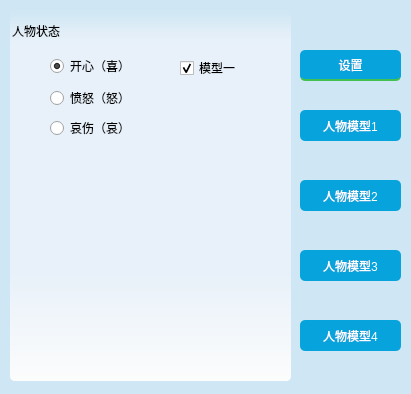
<?xml version="1.0" encoding="UTF-8"?>
<ui version="4.0">
 <class>Setting</class>
 <widget class="QWidget" name="Setting">
  <property name="geometry">
   <rect>
    <x>0</x>
    <y>0</y>
    <width>411</width>
    <height>394</height>
   </rect>
  </property>
  <property name="windowTitle">
   <string>Form</string>
  </property>
  <property name="styleSheet">
   <string notr="true">QWidget#Setting{
	background-color: rgb(207, 231, 244);
	border-bottom-right-radius: 5px;
	border-bottom-left-radius: 5px;
}</string>
  </property>
  <widget class="QPushButton" name="close_button">
   <property name="geometry">
    <rect>
     <x>370</x>
     <y>0</y>
     <width>34</width>
     <height>40</height>
    </rect>
   </property>
   <property name="styleSheet">
    <string notr="true">QPushButton {
	border: none; /* no border for a flat push button */
	image: url(:/src/menu/shut.png); /* 最小化 */
	min-width: 34px;
	max-width: 34px;
	min-height: 40px;
	max-height: 40px;
}
QPushButton::hover {
	background-color: #f57575; 
}</string>
   </property>
   <property name="text">
    <string/>
   </property>
  </widget>
  <widget class="QPushButton" name="AppSettingButton">
   <property name="geometry">
    <rect>
     <x>300</x>
     <y>50</y>
     <width>101</width>
     <height>31</height>
    </rect>
   </property>
   <property name="styleSheet">
    <string notr="true">QPushButton#AppSettingButton{
	
	color: rgb(255, 255, 255);
	border-style: solid;
	border-radius: 5px;	
	background-color: rgb(6, 163, 220);
}

QPushButton#AppSettingButton:hover{
	background-color: rgb(16, 196, 245);
}

QPushButton#AppSettingButton:pressed {
	background-color: rgb(3, 130, 176);
}

QPushButton#AppSettingButton::checked{
	color: #ffffff;
	border-bottom:2px solid #43c052;
}</string>
   </property>
   <property name="text">
    <string>设置</string>
   </property>
   <property name="checkable">
    <bool>true</bool>
   </property>
   <property name="checked">
    <bool>true</bool>
   </property>
  </widget>
  <widget class="QStackedWidget" name="stackedWidget">
   <property name="geometry">
    <rect>
     <x>10</x>
     <y>10</y>
     <width>281</width>
     <height>371</height>
    </rect>
   </property>
   <property name="styleSheet">
    <string notr="true">QStackedWidget{	
	background-color: qlineargradient(spread:pad, x1:0, y1:0, x2:0, y2:1, stop:0 rgba(232, 241, 249, 0), stop:0.1 rgba(232, 241, 249, 1), stop:0.2 rgba(232, 241, 249, 255), stop:0.7 rgba(232, 241, 249, 255),stop:1 rgba(252, 252, 252, 255));
	border-radius:5px;
}</string>
   </property>
   <property name="currentIndex">
    <number>1</number>
   </property>
   <widget class="QWidget" name="page">
    <widget class="QGroupBox" name="groupBox_4">
     <property name="geometry">
      <rect>
       <x>0</x>
       <y>20</y>
       <width>281</width>
       <height>341</height>
      </rect>
     </property>
     <property name="styleSheet">
      <string notr="true">QGroupBox{	
	background-color: qlineargradient(spread:pad, x1:0, y1:0, x2:0, y2:1, stop:0 rgba(232, 241, 249, 0), stop:0.1 rgba(232, 241, 249, 1), stop:0.2 rgba(232, 241, 249, 255), stop:0.7 rgba(232, 241, 249, 255),stop:1 rgba(252, 252, 252, 255));
	border-radius:5px;
}</string>
     </property>
     <property name="title">
      <string>程序设置</string>
     </property>
     <widget class="QCheckBox" name="autorun_checkBox">
      <property name="geometry">
       <rect>
        <x>40</x>
        <y>40</y>
        <width>71</width>
        <height>16</height>
       </rect>
      </property>
      <property name="text">
       <string>开机自启</string>
      </property>
      <property name="checked">
       <bool>true</bool>
      </property>
     </widget>
     <widget class="QCheckBox" name="action_checkBox">
      <property name="geometry">
       <rect>
        <x>40</x>
        <y>80</y>
        <width>71</width>
        <height>16</height>
       </rect>
      </property>
      <property name="text">
       <string>人物动作</string>
      </property>
      <property name="checked">
       <bool>true</bool>
      </property>
     </widget>
     <widget class="QGroupBox" name="groupBox_2">
      <property name="geometry">
       <rect>
        <x>10</x>
        <y>190</y>
        <width>281</width>
        <height>101</height>
       </rect>
      </property>
      <property name="styleSheet">
       <string notr="true">QGroupBox{	
	background-color: qlineargradient(spread:pad, x1:0, y1:0, x2:0, y2:1, stop:0 rgba(232, 241, 249, 0), stop:0.1 rgba(232, 241, 249, 1), stop:0.2 rgba(232, 241, 249, 255), stop:0.7 rgba(232, 241, 249, 255),stop:1 rgba(252, 252, 252, 255));
	border-radius:5px;
}</string>
      </property>
      <property name="title">
       <string>自定义桌面壁纸</string>
      </property>
      <widget class="QPushButton" name="select_pushButton">
       <property name="geometry">
        <rect>
         <x>10</x>
         <y>40</y>
         <width>101</width>
         <height>31</height>
        </rect>
       </property>
       <property name="styleSheet">
        <string notr="true">QPushButton#select_pushButton{
	
	color: rgb(255, 255, 255);
	border-style: solid;
	border-radius: 5px;	
	background-color: rgb(6, 163, 220);
}

QPushButton#select_pushButton:hover{
	background-color: rgb(16, 196, 245);
}

QPushButton#select_pushButton:pressed {
	background-color: rgb(3, 130, 176);
}
</string>
       </property>
       <property name="text">
        <string>选择壁纸</string>
       </property>
       <property name="checkable">
        <bool>true</bool>
       </property>
       <property name="checked">
        <bool>false</bool>
       </property>
      </widget>
      <widget class="QPushButton" name="apply_pushButton">
       <property name="geometry">
        <rect>
         <x>130</x>
         <y>40</y>
         <width>101</width>
         <height>31</height>
        </rect>
       </property>
       <property name="styleSheet">
        <string notr="true">QPushButton#apply_pushButton{
	
	color: rgb(255, 255, 255);
	border-style: solid;
	border-radius: 5px;	
	background-color: rgb(6, 163, 220);
}

QPushButton#apply_pushButton:hover{
	background-color: rgb(16, 196, 245);
}

QPushButton#apply_pushButton:pressed {
	background-color: rgb(3, 130, 176);
}</string>
       </property>
       <property name="text">
        <string>数字时钟</string>
       </property>
       <property name="checkable">
        <bool>true</bool>
       </property>
       <property name="checked">
        <bool>false</bool>
       </property>
      </widget>
     </widget>
    </widget>
   </widget>
   <widget class="QWidget" name="page_2">
    <widget class="QGroupBox" name="groupBox">
     <property name="geometry">
      <rect>
       <x>0</x>
       <y>10</y>
       <width>281</width>
       <height>361</height>
      </rect>
     </property>
     <property name="styleSheet">
      <string notr="true">QGroupBox{	
	background-color: qlineargradient(spread:pad, x1:0, y1:0, x2:0, y2:1, stop:0 rgba(232, 241, 249, 0), stop:0.1 rgba(232, 241, 249, 1), stop:0.2 rgba(232, 241, 249, 255), stop:0.7 rgba(232, 241, 249, 255),stop:1 rgba(252, 252, 252, 255));
	border-radius:5px;
}</string>
     </property>
     <property name="title">
      <string>人物状态</string>
     </property>
     <widget class="QRadioButton" name="happy_radioButton">
      <property name="geometry">
       <rect>
        <x>40</x>
        <y>30</y>
        <width>81</width>
        <height>32</height>
       </rect>
      </property>
      <property name="styleSheet">
       <string notr="true"/>
      </property>
      <property name="text">
       <string>开心（喜）</string>
      </property>
      <property name="checked">
       <bool>true</bool>
      </property>
      <property name="autoRepeat">
       <bool>true</bool>
      </property>
     </widget>
     <widget class="QRadioButton" name="anger_radioButton">
      <property name="geometry">
       <rect>
        <x>40</x>
        <y>70</y>
        <width>89</width>
        <height>16</height>
       </rect>
      </property>
      <property name="text">
       <string>愤怒（怒）</string>
      </property>
     </widget>
     <widget class="QRadioButton" name="grief_radioButton">
      <property name="geometry">
       <rect>
        <x>40</x>
        <y>100</y>
        <width>89</width>
        <height>16</height>
       </rect>
      </property>
      <property name="text">
       <string>哀伤（哀）</string>
      </property>
     </widget>
     <widget class="QLabel" name="girl1_label">
      <property name="geometry">
       <rect>
        <x>10</x>
        <y>110</y>
        <width>275</width>
        <height>350</height>
       </rect>
      </property>
      <property name="text">
       <string/>
      </property>
      <property name="pixmap">
       <pixmap resource="src.qrc">:/src/action1/1.png</pixmap>
      </property>
      <property name="scaledContents">
       <bool>true</bool>
      </property>
      <property name="wordWrap">
       <bool>false</bool>
      </property>
      <property name="openExternalLinks">
       <bool>false</bool>
      </property>
     </widget>
     <widget class="QCheckBox" name="mode1_checkBox">
      <property name="geometry">
       <rect>
        <x>170</x>
        <y>40</y>
        <width>71</width>
        <height>16</height>
       </rect>
      </property>
      <property name="text">
       <string>模型一</string>
      </property>
      <property name="checked">
       <bool>true</bool>
      </property>
     </widget>
    </widget>
   </widget>
   <widget class="QWidget" name="page_5">
    <widget class="QGroupBox" name="groupBox_3">
     <property name="geometry">
      <rect>
       <x>0</x>
       <y>10</y>
       <width>281</width>
       <height>341</height>
      </rect>
     </property>
     <property name="styleSheet">
      <string notr="true">QGroupBox{	
	background-color: qlineargradient(spread:pad, x1:0, y1:0, x2:0, y2:1, stop:0 rgba(232, 241, 249, 0), stop:0.1 rgba(232, 241, 249, 1), stop:0.2 rgba(232, 241, 249, 255), stop:0.7 rgba(232, 241, 249, 255),stop:1 rgba(252, 252, 252, 255));
	border-radius:5px;
}</string>
     </property>
     <property name="title">
      <string>人物状态</string>
     </property>
     <widget class="QRadioButton" name="happy2_radioButton">
      <property name="geometry">
       <rect>
        <x>40</x>
        <y>30</y>
        <width>81</width>
        <height>32</height>
       </rect>
      </property>
      <property name="styleSheet">
       <string notr="true"/>
      </property>
      <property name="text">
       <string>开心（喜）</string>
      </property>
      <property name="checkable">
       <bool>true</bool>
      </property>
      <property name="checked">
       <bool>true</bool>
      </property>
     </widget>
     <widget class="QRadioButton" name="anger2_radioButton">
      <property name="geometry">
       <rect>
        <x>40</x>
        <y>70</y>
        <width>89</width>
        <height>16</height>
       </rect>
      </property>
      <property name="text">
       <string>哀怨（伤）</string>
      </property>
     </widget>
     <widget class="QRadioButton" name="grief2_radioButton">
      <property name="geometry">
       <rect>
        <x>40</x>
        <y>100</y>
        <width>89</width>
        <height>16</height>
       </rect>
      </property>
      <property name="text">
       <string>调皮（皮）</string>
      </property>
     </widget>
     <widget class="QRadioButton" name="shy_radioButton">
      <property name="geometry">
       <rect>
        <x>40</x>
        <y>130</y>
        <width>89</width>
        <height>16</height>
       </rect>
      </property>
      <property name="text">
       <string>害羞（羞）</string>
      </property>
     </widget>
     <widget class="QLabel" name="girl2_label">
      <property name="geometry">
       <rect>
        <x>50</x>
        <y>150</y>
        <width>180</width>
        <height>180</height>
       </rect>
      </property>
      <property name="text">
       <string/>
      </property>
      <property name="pixmap">
       <pixmap resource="src.qrc">:/src/default/action1/1.png</pixmap>
      </property>
      <property name="scaledContents">
       <bool>true</bool>
      </property>
     </widget>
     <widget class="QCheckBox" name="mode2_checkBox">
      <property name="geometry">
       <rect>
        <x>180</x>
        <y>40</y>
        <width>71</width>
        <height>16</height>
       </rect>
      </property>
      <property name="text">
       <string>模型二</string>
      </property>
     </widget>
    </widget>
   </widget>
   <widget class="QWidget" name="page_3">
    <widget class="QLabel" name="boy_label">
     <property name="geometry">
      <rect>
       <x>50</x>
       <y>0</y>
       <width>201</width>
       <height>371</height>
      </rect>
     </property>
     <property name="text">
      <string/>
     </property>
     <property name="pixmap">
      <pixmap resource="src.qrc">:/src/boy1/1.png</pixmap>
     </property>
     <property name="scaledContents">
      <bool>false</bool>
     </property>
    </widget>
    <widget class="QCheckBox" name="mode3_checkBox">
     <property name="geometry">
      <rect>
       <x>200</x>
       <y>30</y>
       <width>71</width>
       <height>16</height>
      </rect>
     </property>
     <property name="text">
      <string>模型三</string>
     </property>
    </widget>
   </widget>
   <widget class="QWidget" name="page_4">
    <widget class="QLabel" name="girl3_lable">
     <property name="geometry">
      <rect>
       <x>-20</x>
       <y>0</y>
       <width>321</width>
       <height>381</height>
      </rect>
     </property>
     <property name="text">
      <string/>
     </property>
     <property name="pixmap">
      <pixmap resource="src.qrc">:/src/girl1/1.png</pixmap>
     </property>
    </widget>
    <widget class="QCheckBox" name="mode4_checkBox">
     <property name="geometry">
      <rect>
       <x>10</x>
       <y>20</y>
       <width>71</width>
       <height>16</height>
      </rect>
     </property>
     <property name="text">
      <string>模型四</string>
     </property>
    </widget>
   </widget>
  </widget>
  <widget class="QPushButton" name="TopPeopleButton">
   <property name="geometry">
    <rect>
     <x>300</x>
     <y>110</y>
     <width>101</width>
     <height>31</height>
    </rect>
   </property>
   <property name="styleSheet">
    <string notr="true">QPushButton#TopPeopleButton{
	
	color: rgb(255, 255, 255);
	border-style: solid;
	border-radius: 5px;	
	background-color: rgb(6, 163, 220);
}

QPushButton#TopPeopleButton:hover{
	background-color: rgb(16, 196, 245);
}

QPushButton#TopPeopleButton:pressed {
	background-color: rgb(3, 130, 176);
}

QPushButton#TopPeopleButton::checked{
	color: #ffffff;
	border-bottom:2px solid #43c052;
}</string>
   </property>
   <property name="text">
    <string>人物模型1</string>
   </property>
   <property name="checkable">
    <bool>true</bool>
   </property>
   <property name="checked">
    <bool>false</bool>
   </property>
  </widget>
  <widget class="QPushButton" name="TopPeopleButton_2">
   <property name="geometry">
    <rect>
     <x>300</x>
     <y>180</y>
     <width>101</width>
     <height>31</height>
    </rect>
   </property>
   <property name="styleSheet">
    <string notr="true">QPushButton#TopPeopleButton_2{
	
	color: rgb(255, 255, 255);
	border-style: solid;
	border-radius: 5px;	
	background-color: rgb(6, 163, 220);
}

QPushButton#TopPeopleButton_2:hover{
	background-color: rgb(16, 196, 245);
}

QPushButton#TopPeopleButton_2:pressed {
	background-color: rgb(3, 130, 176);
}

QPushButton#TopPeopleButton_2::checked{
	color: #ffffff;
	border-bottom:2px solid #43c052;
}</string>
   </property>
   <property name="text">
    <string>人物模型2</string>
   </property>
   <property name="checkable">
    <bool>true</bool>
   </property>
   <property name="checked">
    <bool>false</bool>
   </property>
  </widget>
  <widget class="QPushButton" name="TopPeopleButton_3">
   <property name="geometry">
    <rect>
     <x>300</x>
     <y>250</y>
     <width>101</width>
     <height>31</height>
    </rect>
   </property>
   <property name="styleSheet">
    <string notr="true">QPushButton#TopPeopleButton_3{
	
	color: rgb(255, 255, 255);
	border-style: solid;
	border-radius: 5px;	
	background-color: rgb(6, 163, 220);
}

QPushButton#TopPeopleButton_3:hover{
	background-color: rgb(16, 196, 245);
}

QPushButton#TopPeopleButton_3:pressed {
	background-color: rgb(3, 130, 176);
}

QPushButton#TopPeopleButton_3::checked{
	color: #ffffff;
	border-bottom:2px solid #43c052;
}</string>
   </property>
   <property name="text">
    <string>人物模型3</string>
   </property>
   <property name="checkable">
    <bool>true</bool>
   </property>
   <property name="checked">
    <bool>false</bool>
   </property>
  </widget>
  <widget class="QPushButton" name="TopPeopleButton_4">
   <property name="geometry">
    <rect>
     <x>300</x>
     <y>320</y>
     <width>101</width>
     <height>31</height>
    </rect>
   </property>
   <property name="styleSheet">
    <string notr="true">QPushButton#TopPeopleButton_4{
	
	color: rgb(255, 255, 255);
	border-style: solid;
	border-radius: 5px;	
	background-color: rgb(6, 163, 220);
}

QPushButton#TopPeopleButton_4:hover{
	background-color: rgb(16, 196, 245);
}

QPushButton#TopPeopleButton_4:pressed {
	background-color: rgb(3, 130, 176);
}

QPushButton#TopPeopleButton_4::checked{
	color: #ffffff;
	border-bottom:2px solid #43c052;
}</string>
   </property>
   <property name="text">
    <string>人物模型4</string>
   </property>
   <property name="checkable">
    <bool>true</bool>
   </property>
   <property name="checked">
    <bool>false</bool>
   </property>
  </widget>
 </widget>
 <resources>
  <include location="src.qrc"/>
 </resources>
 <connections/>
</ui>
